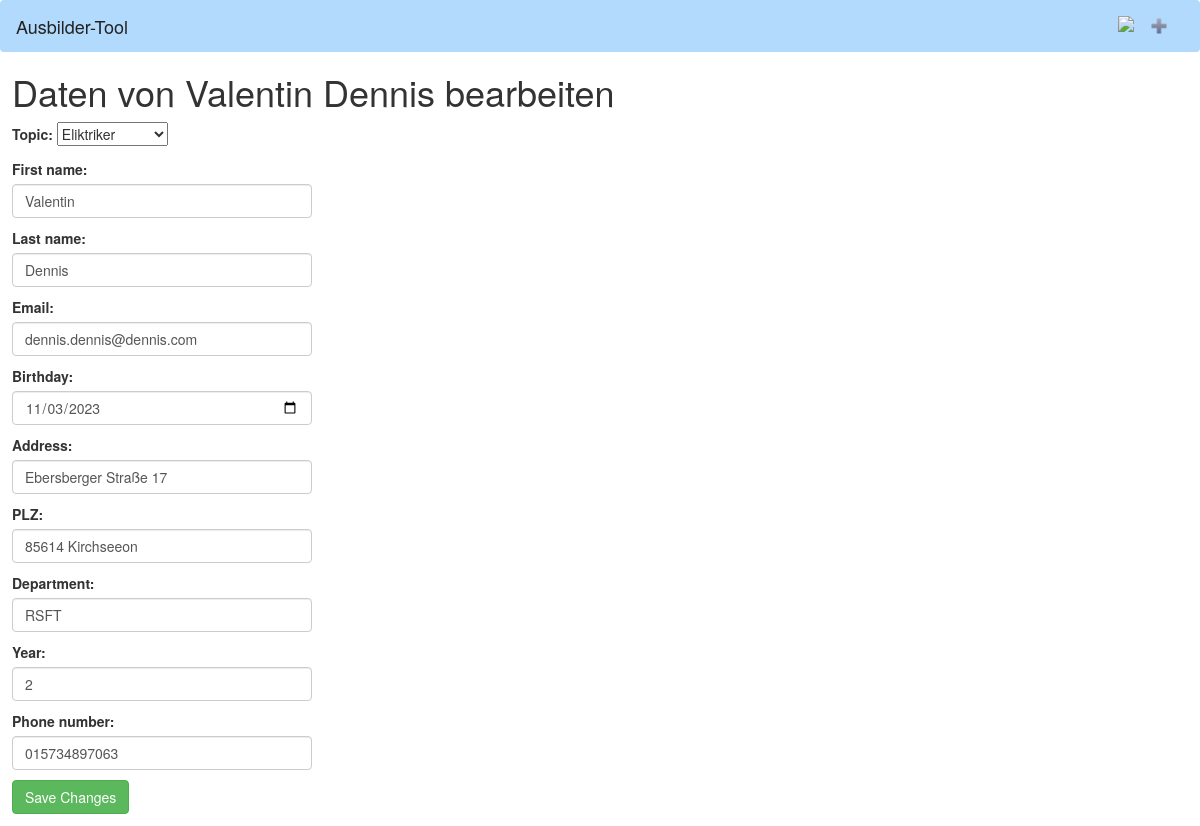
/change/35 (signed in), run on the app's committed database.
### azubi_list/models.py (models this page shows, shortened)
class Azubi(models.Model):
    topic = models.ForeignKey(Profession, on_delete=models.CASCADE)
    first_name = models.CharField(max_length=30)
    last_name = models.CharField(max_length=30)
    email = models.EmailField(max_length=30)
    birthday = models.DateField()
    address = models.CharField(max_length=30)
    PLZ = models.CharField(max_length=20)
    department = models.CharField(max_length=30)
    year = models.IntegerField()
    phone_number = models.CharField(max_length=30)

### azubi_list/views.py (the view)
# urls.py: path('change/<int:id>', edit_azubi_data, name="edit"),
def edit_azubi_data(request, id):
    if not request.user.is_authenticated:
        return redirect("/login/")
    azubi = get_object_or_404(Azubi, pk=id)
    if request.method == 'POST':
        form = AzubiForm(request.POST, instance=azubi)
        if form.is_valid():
            form.save()
            return homepage(request, "all", 0, id)
    else:
        form = AzubiForm(instance=azubi)
    context = {"azubi": azubi, "form": form}
    return render(request, 'change_azubi_values.html', context)

### azubi_list/models.py (called while the page is built)
    def __str__(self) -> str:
        return self.name

### azubi_list/templates/change_azubi_values.html (shortened to what this page needs)
<!DOCTYPE html>
<html lang="en">
<head>
    <link href="https://maxcdn.bootstrapcdn.com/bootstrap/3.3.7/css/bootstrap.min.css" rel="stylesheet">
</head>
<body>
    <div>{% include 'include/header.html' %}</div>
    <div style="margin: 1%">
        <h1 style="margin-left: 5">Daten von {{azubi.first_name}} {{azubi.last_name}} bearbeiten</h1>
        <form style="margin: 10" method="post">
            {{ form.as_p }}
            <input class="btn btn-success" type="submit" value="Save Changes">
    </div>
</body>
</html>

### data on the page
Azubi: first_name "Valentin", last_name "Dennis", topic "Eliktriker", email "dennis.dennis@dennis.com", birthday "11/03/2023", address "Ebersberger Straße 17", PLZ "85614 Kirchseeon", department "RSFT", year "2", phone_number "015734897063"
